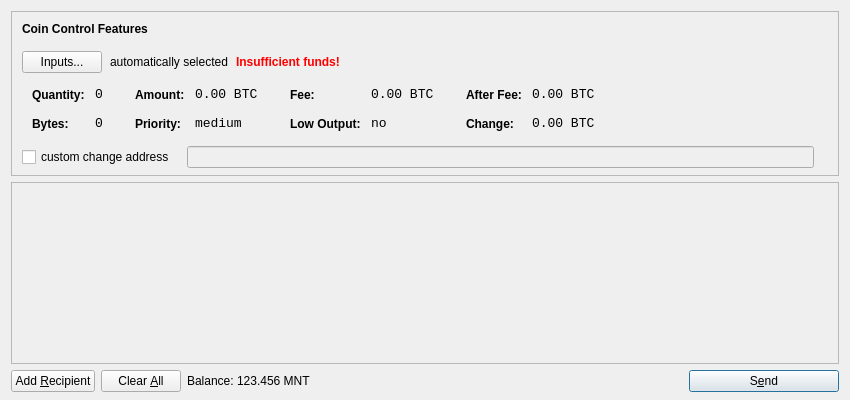
<?xml version="1.0" encoding="UTF-8"?>
<ui version="4.0">
 <class>SendCoinsDialog</class>
 <widget class="QDialog" name="SendCoinsDialog">
  <property name="geometry">
   <rect>
    <x>0</x>
    <y>0</y>
    <width>850</width>
    <height>400</height>
   </rect>
  </property>
  <property name="windowTitle">
   <string>Send Coins</string>
  </property>
  <layout class="QVBoxLayout" name="verticalLayout" stretch="0,1,0">
   <property name="bottomMargin">
    <number>8</number>
   </property>
   <item>
    <widget class="QFrame" name="frameCoinControl">
     <property name="sizePolicy">
      <sizepolicy hsizetype="Expanding" vsizetype="Expanding">
       <horstretch>0</horstretch>
       <verstretch>0</verstretch>
      </sizepolicy>
     </property>
     <property name="maximumSize">
      <size>
       <width>16777215</width>
       <height>16777215</height>
      </size>
     </property>
     <property name="frameShape">
      <enum>QFrame::StyledPanel</enum>
     </property>
     <property name="frameShadow">
      <enum>QFrame::Sunken</enum>
     </property>
     <layout class="QVBoxLayout" name="verticalLayoutCoinControl2">
      <property name="spacing">
       <number>-1</number>
      </property>
      <property name="leftMargin">
       <number>0</number>
      </property>
      <property name="topMargin">
       <number>0</number>
      </property>
      <property name="rightMargin">
       <number>0</number>
      </property>
      <property name="bottomMargin">
       <number>6</number>
      </property>
      <item>
       <layout class="QVBoxLayout" name="verticalLayoutCoinControl" stretch="0,0,0,0,1">
        <property name="spacing">
         <number>0</number>
        </property>
        <property name="leftMargin">
         <number>10</number>
        </property>
        <property name="topMargin">
         <number>10</number>
        </property>
        <item>
         <layout class="QHBoxLayout" name="horizontalLayoutCoinControl1">
          <property name="bottomMargin">
           <number>15</number>
          </property>
          <item>
           <widget class="QLabel" name="labelCoinControlFeatures">
            <property name="sizePolicy">
             <sizepolicy hsizetype="Preferred" vsizetype="Maximum">
              <horstretch>0</horstretch>
              <verstretch>0</verstretch>
             </sizepolicy>
            </property>
            <property name="font">
             <font>
              <weight>75</weight>
              <bold>true</bold>
             </font>
            </property>
            <property name="styleSheet">
             <string notr="true">font-weight:bold;</string>
            </property>
            <property name="text">
             <string>Coin Control Features</string>
            </property>
           </widget>
          </item>
         </layout>
        </item>
        <item>
         <layout class="QHBoxLayout" name="horizontalLayoutCoinControl2" stretch="0,0,0,0">
          <property name="spacing">
           <number>8</number>
          </property>
          <property name="bottomMargin">
           <number>10</number>
          </property>
          <item>
           <widget class="QPushButton" name="pushButtonCoinControl">
            <property name="styleSheet">
             <string notr="true"/>
            </property>
            <property name="text">
             <string>Inputs...</string>
            </property>
           </widget>
          </item>
          <item>
           <widget class="QLabel" name="labelCoinControlAutomaticallySelected">
            <property name="text">
             <string>automatically selected</string>
            </property>
            <property name="margin">
             <number>5</number>
            </property>
           </widget>
          </item>
          <item>
           <widget class="QLabel" name="labelCoinControlInsuffFunds">
            <property name="font">
             <font>
              <weight>75</weight>
              <bold>true</bold>
             </font>
            </property>
            <property name="styleSheet">
             <string notr="true">color:red;font-weight:bold;</string>
            </property>
            <property name="text">
             <string>Insufficient funds!</string>
            </property>
            <property name="margin">
             <number>5</number>
            </property>
           </widget>
          </item>
          <item>
           <spacer name="horizontalSpacerCoinControl">
            <property name="orientation">
             <enum>Qt::Horizontal</enum>
            </property>
            <property name="sizeHint" stdset="0">
             <size>
              <width>40</width>
              <height>1</height>
             </size>
            </property>
           </spacer>
          </item>
         </layout>
        </item>
        <item>
         <widget class="QWidget" name="widgetCoinControl" native="true">
          <property name="sizePolicy">
           <sizepolicy hsizetype="Preferred" vsizetype="Preferred">
            <horstretch>0</horstretch>
            <verstretch>0</verstretch>
           </sizepolicy>
          </property>
          <property name="minimumSize">
           <size>
            <width>0</width>
            <height>0</height>
           </size>
          </property>
          <property name="styleSheet">
           <string notr="true"/>
          </property>
          <layout class="QHBoxLayout" name="horizontalLayoutCoinControl5">
           <property name="margin">
            <number>0</number>
           </property>
           <item>
            <layout class="QHBoxLayout" name="horizontalLayoutCoinControl3" stretch="0,0,0,1">
             <property name="spacing">
              <number>20</number>
             </property>
             <property name="topMargin">
              <number>0</number>
             </property>
             <property name="bottomMargin">
              <number>10</number>
             </property>
             <item>
              <layout class="QFormLayout" name="formLayoutCoinControl1">
               <property name="horizontalSpacing">
                <number>10</number>
               </property>
               <property name="verticalSpacing">
                <number>14</number>
               </property>
               <property name="leftMargin">
                <number>10</number>
               </property>
               <property name="topMargin">
                <number>4</number>
               </property>
               <property name="rightMargin">
                <number>6</number>
               </property>
               <item row="0" column="0">
                <widget class="QLabel" name="labelCoinControlQuantityText">
                 <property name="styleSheet">
                  <string notr="true">font-weight:bold;</string>
                 </property>
                 <property name="text">
                  <string>Quantity:</string>
                 </property>
                 <property name="margin">
                  <number>0</number>
                 </property>
                </widget>
               </item>
               <item row="0" column="1">
                <widget class="QLabel" name="labelCoinControlQuantity">
                 <property name="font">
                  <font>
                   <family>Monospace</family>
                   <pointsize>10</pointsize>
                  </font>
                 </property>
                 <property name="cursor">
                  <cursorShape>IBeamCursor</cursorShape>
                 </property>
                 <property name="contextMenuPolicy">
                  <enum>Qt::ActionsContextMenu</enum>
                 </property>
                 <property name="text">
                  <string notr="true">0</string>
                 </property>
                 <property name="margin">
                  <number>0</number>
                 </property>
                 <property name="textInteractionFlags">
                  <set>Qt::LinksAccessibleByMouse|Qt::TextSelectableByKeyboard|Qt::TextSelectableByMouse</set>
                 </property>
                </widget>
               </item>
               <item row="1" column="0">
                <widget class="QLabel" name="labelCoinControlBytesText">
                 <property name="styleSheet">
                  <string notr="true">font-weight:bold;</string>
                 </property>
                 <property name="text">
                  <string>Bytes:</string>
                 </property>
                </widget>
               </item>
               <item row="1" column="1">
                <widget class="QLabel" name="labelCoinControlBytes">
                 <property name="font">
                  <font>
                   <family>Monospace</family>
                   <pointsize>10</pointsize>
                  </font>
                 </property>
                 <property name="cursor">
                  <cursorShape>IBeamCursor</cursorShape>
                 </property>
                 <property name="contextMenuPolicy">
                  <enum>Qt::ActionsContextMenu</enum>
                 </property>
                 <property name="text">
                  <string notr="true">0</string>
                 </property>
                 <property name="textInteractionFlags">
                  <set>Qt::LinksAccessibleByMouse|Qt::TextSelectableByKeyboard|Qt::TextSelectableByMouse</set>
                 </property>
                </widget>
               </item>
              </layout>
             </item>
             <item>
              <layout class="QFormLayout" name="formLayoutCoinControl2">
               <property name="horizontalSpacing">
                <number>10</number>
               </property>
               <property name="verticalSpacing">
                <number>14</number>
               </property>
               <property name="leftMargin">
                <number>6</number>
               </property>
               <property name="topMargin">
                <number>4</number>
               </property>
               <property name="rightMargin">
                <number>6</number>
               </property>
               <item row="0" column="0">
                <widget class="QLabel" name="labelCoinControlAmountText">
                 <property name="styleSheet">
                  <string notr="true">font-weight:bold;</string>
                 </property>
                 <property name="text">
                  <string>Amount:</string>
                 </property>
                 <property name="margin">
                  <number>0</number>
                 </property>
                </widget>
               </item>
               <item row="0" column="1">
                <widget class="QLabel" name="labelCoinControlAmount">
                 <property name="font">
                  <font>
                   <family>Monospace</family>
                   <pointsize>10</pointsize>
                  </font>
                 </property>
                 <property name="cursor">
                  <cursorShape>IBeamCursor</cursorShape>
                 </property>
                 <property name="contextMenuPolicy">
                  <enum>Qt::ActionsContextMenu</enum>
                 </property>
                 <property name="text">
                  <string notr="true">0.00 BTC</string>
                 </property>
                 <property name="textInteractionFlags">
                  <set>Qt::LinksAccessibleByMouse|Qt::TextSelectableByKeyboard|Qt::TextSelectableByMouse</set>
                 </property>
                </widget>
               </item>
               <item row="1" column="0">
                <widget class="QLabel" name="labelCoinControlPriorityText">
                 <property name="styleSheet">
                  <string notr="true">font-weight:bold;</string>
                 </property>
                 <property name="text">
                  <string>Priority:</string>
                 </property>
                </widget>
               </item>
               <item row="1" column="1">
                <widget class="QLabel" name="labelCoinControlPriority">
                 <property name="font">
                  <font>
                   <family>Monospace</family>
                   <pointsize>10</pointsize>
                  </font>
                 </property>
                 <property name="cursor">
                  <cursorShape>IBeamCursor</cursorShape>
                 </property>
                 <property name="contextMenuPolicy">
                  <enum>Qt::ActionsContextMenu</enum>
                 </property>
                 <property name="text">
                  <string>medium</string>
                 </property>
                 <property name="textInteractionFlags">
                  <set>Qt::LinksAccessibleByMouse|Qt::TextSelectableByKeyboard|Qt::TextSelectableByMouse</set>
                 </property>
                </widget>
               </item>
              </layout>
             </item>
             <item>
              <layout class="QFormLayout" name="formLayoutCoinControl3">
               <property name="horizontalSpacing">
                <number>10</number>
               </property>
               <property name="verticalSpacing">
                <number>14</number>
               </property>
               <property name="leftMargin">
                <number>6</number>
               </property>
               <property name="topMargin">
                <number>4</number>
               </property>
               <property name="rightMargin">
                <number>6</number>
               </property>
               <item row="0" column="0">
                <widget class="QLabel" name="labelCoinControlFeeText">
                 <property name="styleSheet">
                  <string notr="true">font-weight:bold;</string>
                 </property>
                 <property name="text">
                  <string>Fee:</string>
                 </property>
                 <property name="margin">
                  <number>0</number>
                 </property>
                </widget>
               </item>
               <item row="0" column="1">
                <widget class="QLabel" name="labelCoinControlFee">
                 <property name="font">
                  <font>
                   <family>Monospace</family>
                   <pointsize>10</pointsize>
                  </font>
                 </property>
                 <property name="cursor">
                  <cursorShape>IBeamCursor</cursorShape>
                 </property>
                 <property name="contextMenuPolicy">
                  <enum>Qt::ActionsContextMenu</enum>
                 </property>
                 <property name="text">
                  <string notr="true">0.00 BTC</string>
                 </property>
                 <property name="textInteractionFlags">
                  <set>Qt::LinksAccessibleByMouse|Qt::TextSelectableByKeyboard|Qt::TextSelectableByMouse</set>
                 </property>
                </widget>
               </item>
               <item row="1" column="0">
                <widget class="QLabel" name="labelCoinControlLowOutputText">
                 <property name="styleSheet">
                  <string notr="true">font-weight:bold;</string>
                 </property>
                 <property name="text">
                  <string>Low Output:</string>
                 </property>
                </widget>
               </item>
               <item row="1" column="1">
                <widget class="QLabel" name="labelCoinControlLowOutput">
                 <property name="font">
                  <font>
                   <family>Monospace</family>
                   <pointsize>10</pointsize>
                  </font>
                 </property>
                 <property name="cursor">
                  <cursorShape>IBeamCursor</cursorShape>
                 </property>
                 <property name="contextMenuPolicy">
                  <enum>Qt::ActionsContextMenu</enum>
                 </property>
                 <property name="text">
                  <string>no</string>
                 </property>
                 <property name="textInteractionFlags">
                  <set>Qt::LinksAccessibleByMouse|Qt::TextSelectableByKeyboard|Qt::TextSelectableByMouse</set>
                 </property>
                </widget>
               </item>
              </layout>
             </item>
             <item>
              <layout class="QFormLayout" name="formLayoutCoinControl4">
               <property name="horizontalSpacing">
                <number>10</number>
               </property>
               <property name="verticalSpacing">
                <number>14</number>
               </property>
               <property name="leftMargin">
                <number>6</number>
               </property>
               <property name="topMargin">
                <number>4</number>
               </property>
               <property name="rightMargin">
                <number>6</number>
               </property>
               <item row="0" column="0">
                <widget class="QLabel" name="labelCoinControlAfterFeeText">
                 <property name="styleSheet">
                  <string notr="true">font-weight:bold;</string>
                 </property>
                 <property name="text">
                  <string>After Fee:</string>
                 </property>
                 <property name="margin">
                  <number>0</number>
                 </property>
                </widget>
               </item>
               <item row="0" column="1">
                <widget class="QLabel" name="labelCoinControlAfterFee">
                 <property name="font">
                  <font>
                   <family>Monospace</family>
                   <pointsize>10</pointsize>
                  </font>
                 </property>
                 <property name="cursor">
                  <cursorShape>IBeamCursor</cursorShape>
                 </property>
                 <property name="contextMenuPolicy">
                  <enum>Qt::ActionsContextMenu</enum>
                 </property>
                 <property name="text">
                  <string notr="true">0.00 BTC</string>
                 </property>
                 <property name="textInteractionFlags">
                  <set>Qt::LinksAccessibleByMouse|Qt::TextSelectableByKeyboard|Qt::TextSelectableByMouse</set>
                 </property>
                </widget>
               </item>
               <item row="1" column="0">
                <widget class="QLabel" name="labelCoinControlChangeText">
                 <property name="styleSheet">
                  <string notr="true">font-weight:bold;</string>
                 </property>
                 <property name="text">
                  <string>Change:</string>
                 </property>
                </widget>
               </item>
               <item row="1" column="1">
                <widget class="QLabel" name="labelCoinControlChange">
                 <property name="font">
                  <font>
                   <family>Monospace</family>
                   <pointsize>10</pointsize>
                  </font>
                 </property>
                 <property name="cursor">
                  <cursorShape>IBeamCursor</cursorShape>
                 </property>
                 <property name="contextMenuPolicy">
                  <enum>Qt::ActionsContextMenu</enum>
                 </property>
                 <property name="text">
                  <string notr="true">0.00 BTC</string>
                 </property>
                 <property name="textInteractionFlags">
                  <set>Qt::LinksAccessibleByMouse|Qt::TextSelectableByKeyboard|Qt::TextSelectableByMouse</set>
                 </property>
                </widget>
               </item>
              </layout>
             </item>
            </layout>
           </item>
          </layout>
         </widget>
        </item>
        <item>
         <layout class="QHBoxLayout" name="horizontalLayoutCoinControl4" stretch="0,0,0">
          <property name="spacing">
           <number>12</number>
          </property>
          <property name="sizeConstraint">
           <enum>QLayout::SetDefaultConstraint</enum>
          </property>
          <property name="topMargin">
           <number>5</number>
          </property>
          <property name="rightMargin">
           <number>5</number>
          </property>
          <item>
           <widget class="QCheckBox" name="checkBoxCoinControlChange">
            <property name="text">
             <string>custom change address</string>
            </property>
           </widget>
          </item>
          <item>
           <widget class="QLineEdit" name="lineEditCoinControlChange">
            <property name="enabled">
             <bool>false</bool>
            </property>
            <property name="sizePolicy">
             <sizepolicy hsizetype="Expanding" vsizetype="Fixed">
              <horstretch>0</horstretch>
              <verstretch>0</verstretch>
             </sizepolicy>
            </property>
           </widget>
          </item>
          <item>
           <widget class="QLabel" name="labelCoinControlChangeLabel">
            <property name="sizePolicy">
             <sizepolicy hsizetype="Preferred" vsizetype="Expanding">
              <horstretch>0</horstretch>
              <verstretch>0</verstretch>
             </sizepolicy>
            </property>
            <property name="minimumSize">
             <size>
              <width>0</width>
              <height>0</height>
             </size>
            </property>
            <property name="text">
             <string/>
            </property>
            <property name="margin">
             <number>3</number>
            </property>
           </widget>
          </item>
         </layout>
        </item>
        <item>
         <spacer name="verticalSpacerCoinControl">
          <property name="orientation">
           <enum>Qt::Vertical</enum>
          </property>
          <property name="sizeHint" stdset="0">
           <size>
            <width>800</width>
            <height>1</height>
           </size>
          </property>
         </spacer>
        </item>
       </layout>
      </item>
     </layout>
    </widget>
   </item>
   <item>
    <widget class="QScrollArea" name="scrollArea">
     <property name="widgetResizable">
      <bool>true</bool>
     </property>
     <widget class="QWidget" name="scrollAreaWidgetContents">
      <property name="geometry">
       <rect>
        <x>0</x>
        <y>0</y>
        <width>830</width>
        <height>165</height>
       </rect>
      </property>
      <layout class="QVBoxLayout" name="verticalLayout_2">
       <property name="margin">
        <number>0</number>
       </property>
       <item>
        <layout class="QVBoxLayout" name="entries">
         <property name="spacing">
          <number>6</number>
         </property>
        </layout>
       </item>
       <item>
        <spacer name="verticalSpacer">
         <property name="orientation">
          <enum>Qt::Vertical</enum>
         </property>
         <property name="sizeHint" stdset="0">
          <size>
           <width>20</width>
           <height>40</height>
          </size>
         </property>
        </spacer>
       </item>
      </layout>
     </widget>
    </widget>
   </item>
   <item>
    <layout class="QHBoxLayout" name="horizontalLayout">
     <item>
      <widget class="QPushButton" name="addButton">
       <property name="toolTip">
        <string>Send to multiple recipients at once</string>
       </property>
       <property name="text">
        <string>Add &amp;Recipient</string>
       </property>
       <property name="icon">
        <iconset resource="../bitcoin.qrc">
         <normaloff>:/icons/add</normaloff>:/icons/add</iconset>
       </property>
       <property name="autoDefault">
        <bool>false</bool>
       </property>
      </widget>
     </item>
     <item>
      <widget class="QPushButton" name="clearButton">
       <property name="sizePolicy">
        <sizepolicy hsizetype="Minimum" vsizetype="Fixed">
         <horstretch>0</horstretch>
         <verstretch>0</verstretch>
        </sizepolicy>
       </property>
       <property name="toolTip">
        <string>Remove all transaction fields</string>
       </property>
       <property name="text">
        <string>Clear &amp;All</string>
       </property>
       <property name="icon">
        <iconset resource="../bitcoin.qrc">
         <normaloff>:/icons/remove</normaloff>:/icons/remove</iconset>
       </property>
       <property name="autoRepeatDelay">
        <number>300</number>
       </property>
       <property name="autoDefault">
        <bool>false</bool>
       </property>
      </widget>
     </item>
     <item>
      <layout class="QHBoxLayout" name="horizontalLayout_2">
       <property name="spacing">
        <number>3</number>
       </property>
       <item>
        <widget class="QLabel" name="label">
         <property name="text">
          <string>Balance:</string>
         </property>
        </widget>
       </item>
       <item>
        <widget class="QLabel" name="labelBalance">
         <property name="cursor">
          <cursorShape>IBeamCursor</cursorShape>
         </property>
         <property name="text">
          <string>123.456 MNT</string>
         </property>
         <property name="textInteractionFlags">
          <set>Qt::LinksAccessibleByMouse|Qt::TextSelectableByKeyboard|Qt::TextSelectableByMouse</set>
         </property>
        </widget>
       </item>
      </layout>
     </item>
     <item>
      <spacer name="horizontalSpacer">
       <property name="orientation">
        <enum>Qt::Horizontal</enum>
       </property>
       <property name="sizeHint" stdset="0">
        <size>
         <width>40</width>
         <height>20</height>
        </size>
       </property>
      </spacer>
     </item>
     <item>
      <widget class="QPushButton" name="sendButton">
       <property name="minimumSize">
        <size>
         <width>150</width>
         <height>0</height>
        </size>
       </property>
       <property name="toolTip">
        <string>Confirm the send action</string>
       </property>
       <property name="text">
        <string>S&amp;end</string>
       </property>
       <property name="icon">
        <iconset resource="../bitcoin.qrc">
         <normaloff>:/icons/send</normaloff>:/icons/send</iconset>
       </property>
       <property name="default">
        <bool>true</bool>
       </property>
      </widget>
     </item>
    </layout>
   </item>
  </layout>
 </widget>
 <resources>
  <include location="../bitcoin.qrc"/>
 </resources>
 <connections/>
</ui>
